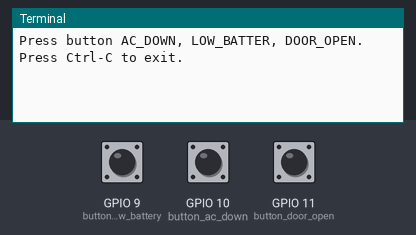
A program run on a simulated Raspberry Pi (BCM pin numbers). Shown: the last lines printed to the terminal. The test bench sets the inputs (shaded band); at power-on: GPIO 9 (button_low_battery) HIGH, GPIO 10 (button_ac_down) HIGH, GPIO 11 (button_door_open) HIGH.

Above: at 1.2 s.
1.3 s: GPIO 9 (button_low_battery) pulled LOW for 0.15 s
At 2.4 s:
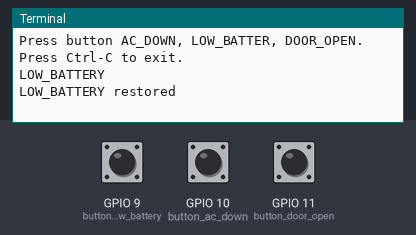
2.9 s: GPIO 10 (button_ac_down) pulled LOW for 0.15 s
At 3.7 s:
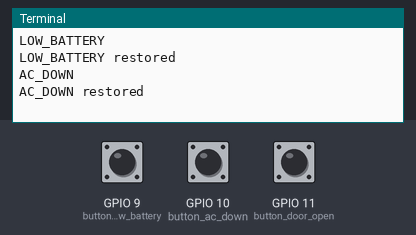
4.5 s: GPIO 11 (button_door_open) pulled LOW for 0.15 s
At 6.1 s:
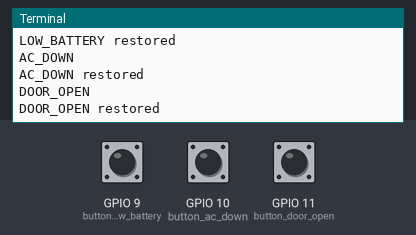

Measured:
- after the input at 1.3 s, the terminal: prints a new line at once (image 1)
- after the input at 2.9 s, the terminal: prints a new line at once (image 2)
- after the input at 4.5 s, the terminal: prints a new line at once (image 3)

The program:

p02_button_press.py
```python
#!/usr/bin/python3
# coding: utf-8

from gpiozero import Button
import time

def ac_down_pressed():
    print ('AC_DOWN')

def ac_down_released():
    print ('AC_DOWN restored')

def low_battery_pressed():
    print ('LOW_BATTERY')

def low_battery_released():
    print ('LOW_BATTERY restored')

def door_open_pressed():
    print ('DOOR_OPEN')

def door_open_released():
    print ('DOOR_OPEN restored')


PIN_AC_DOWN="GPIO10"
PIN_LOW_BATTERY="GPIO9"
PIN_DOOR_OPEN="GPIO11"

button_ac_down = Button(PIN_AC_DOWN)
button_ac_down.when_pressed = ac_down_pressed
button_ac_down.when_released = ac_down_released

button_low_battery = Button(PIN_LOW_BATTERY)
button_low_battery.when_pressed = low_battery_pressed
button_low_battery.when_released = low_battery_released

button_door_open = Button(PIN_DOOR_OPEN)
button_door_open.when_pressed = door_open_pressed
button_door_open.when_released = door_open_released

print ("Press button AC_DOWN, LOW_BATTER, DOOR_OPEN. Press Ctrl-C to exit.")
while (True):
    time.sleep(1)
```
